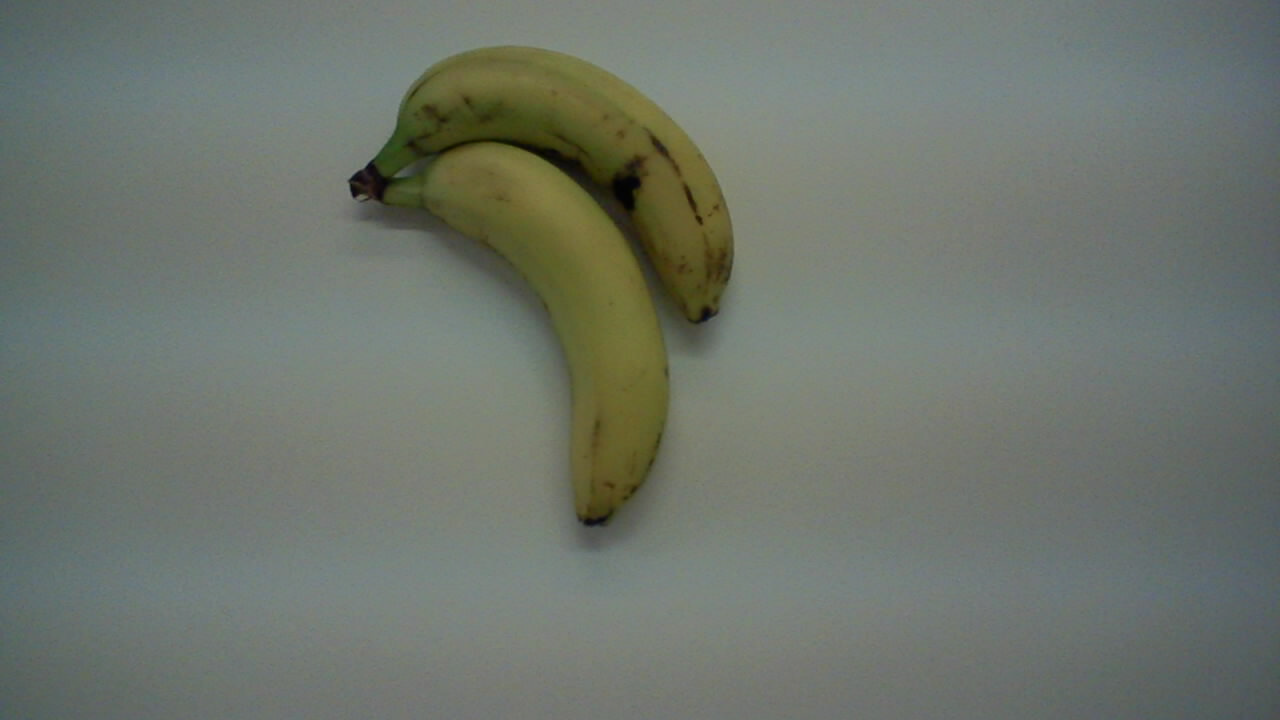
#> input picture test1.jpg, 1280 x 720 px
$ python -i KMeans_Watershed_3.py   (imports and definitions only)   (older library calls are emulated)
#> lines starting #> are read from the running program, lines starting #| are printed output that depends on the picture; after the words box and inside, x2 and y2 are one past the last pixel; in counts of white or black regions, pixels touching at a corner belong together
import numpy as np
import cv2
from sklearn.cluster import KMeans
from skimage.feature import peak_local_max
from skimage.morphology import watershed
from scipy import ndimage
'''
def mkdir(path):
    # delete space
    path=path.strip()
    # delete possible "\\" symbols
    path=path.rstrip("\\")

    isExists=os.path.exists(path)
    if not isExists:
        print(path+' successfully made.')
        os.makedirs(path)
        return True
    else:
        print(path+' already exists.')
        return False

# construct the argument parse and parse the arguments
ap = argparse.ArgumentParser()
ap.add_argument("-i", "--image", required=True,
    help="path to input image")
args = vars(ap.parse_args())
'''

def main(path):
    # load the image and perform pyramid mean shift filtering
    # to aid the thresholding step
    #print(path)
#> called with path = 'test1.jpg'
    inputImage = cv2.imread(path)
#> inputImage is the input picture: shape (720, 1280, 3); mean B, G, R 108.4, 117.2, 110.4
    reduced_inputImage = cv2.resize(inputImage, (0,0), fx=0.4, fy=0.4, interpolation=cv2.INTER_AREA)
    shifted = cv2.pyrMeanShiftFiltering(reduced_inputImage, 20, 50)
    #cv2.imshow('test',shifted)
    m, n = shifted.shape[:2]
#> m = 288; n = 512
    #shifted = inputImage.copy()
    #cv2.imshow("MS",shifted)


    data = []
    for i in range(m):
            for j in range(n):
                x,y,z = shifted[i,j]
                data.append([x/256.0,y/256.0,z/256.0])
#> after the loop, data = 147456 items


    label = KMeans(n_clusters=2).fit_predict(data)
    label = label.reshape([m,n])
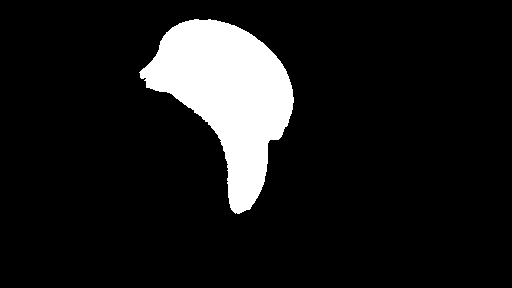
#> label: shape (288, 512) int32; values 0 (black) and 1 (white), 10.3% white; 1 white region, box (x1, y1, x2, y2) and area: (139, 19, 294, 214) 15235

    new_pic = np.zeros(( n, m), dtype=np.uint8)
    for i in range(n):
        for j in range(m):
            new_pic[i][j]= 255 if label[j][i] else 0 #rotation
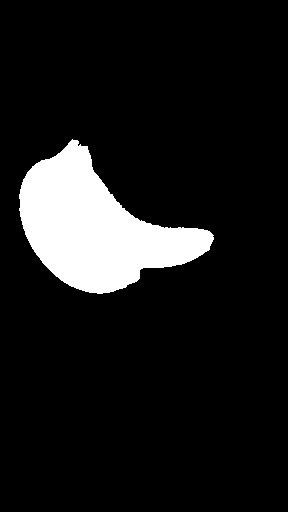
#> new_pic: shape (512, 288); 10.3% white; 1 white region, box (x1, y1, x2, y2) and area: (19, 139, 214, 294) 15235

    # [6 lines of commented-out code are left out]
    if new_pic[0, 0] == 255:
        for i in range(n):
            for j in range(m):
                new_pic[i, j] = 255 - new_pic[i, j]
    #cv2.imshow("tmp", new_pic)
    kernel = cv2.getStructuringElement(cv2.MORPH_RECT,(7, 7))
    #closed = cv2.morphologyEx(shifted_tmp, cv2.MORPH_CLOSE, kernel)
    #cv2.imshow("Close",closed);
    opened = cv2.morphologyEx(new_pic, cv2.MORPH_OPEN, kernel)
#> opened: shape (512, 288); 10.3% white; 1 white region, box (x1, y1, x2, y2) and area: (20, 140, 213, 293) 15200
    cv2.imshow("Open", opened);

    # sure background area
    sure_bg = cv2.dilate(opened, kernel, iterations=3)
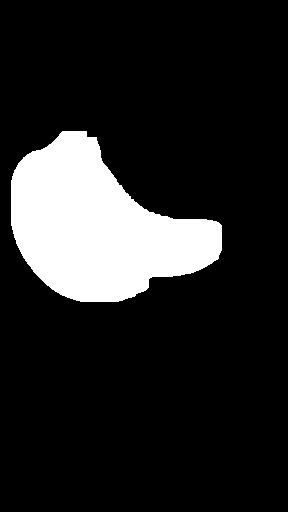
#> sure_bg: shape (512, 288); 14.8% white; 1 white region, box (x1, y1, x2, y2) and area: (11, 131, 222, 302) 21752
    # Finding sure foreground area
    dist_transform = cv2.distanceTransform(opened, cv2.DIST_L2, 5)
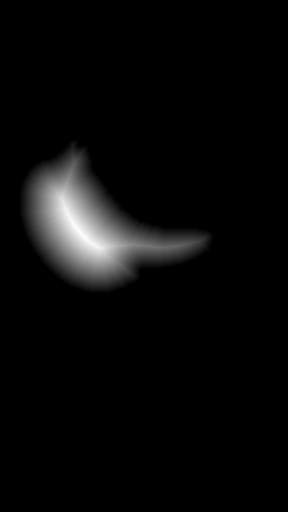
#> dist_transform: shape (512, 288) float32; min 0, max 48.16, mean 1.8; drawn with min black and max white
    ret, sure_fg = cv2.threshold(dist_transform, 0.7 * dist_transform.max(), 255, 0)
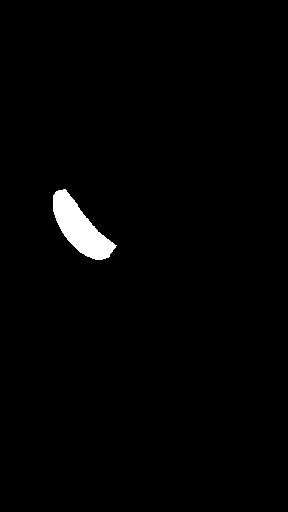
#> sure_fg: shape (512, 288) float32; 1.4% white; 1 white region, box (x1, y1, x2, y2) and area: (53, 189, 117, 260) 2104
#> ret = 33.71
    # Finding unknown region
    sure_fg = np.uint8(sure_fg)
    unknown = cv2.subtract(sure_bg, sure_fg)
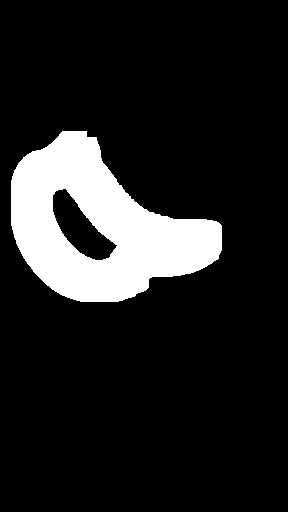
#> unknown: shape (512, 288); 13.3% white; 1 white region, box (x1, y1, x2, y2) and area: (11, 131, 222, 302) 19648

    # Marker labelling
    ret, markers = cv2.connectedComponents(sure_fg)
#> ret = 2
    # Add one to all labels so that sure background is not 0, but 1
    markers = markers + 1
    # Now, mark the region of unknown with zero
    markers[unknown == 255] = 0
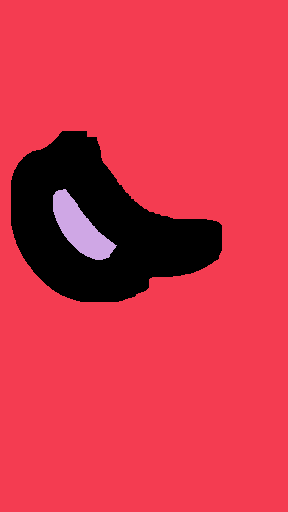
#> markers: shape (512, 288) int32; 3 distinct labels, from 0 to 2; one colour per label, 0 black


    k = 0
    sub_images = []
    for label in markers:
        # if the label is zero, we are examining the 'background'
        # so simply ignore it
        if label == 0:
            continue

        # otherwise, allocate memory for the label region and draw
        # it on the mask
        mask = np.zeros(new_pic.shape, dtype="uint8")
        mask[markers == label] = 255

        # detect contours in the mask and grab the largest one
        cnts = cv2.findContours(mask.copy(), cv2.RETR_EXTERNAL,
            cv2.CHAIN_APPROX_SIMPLE)[-2]
        c = max(cnts, key=cv2.contourArea)

        # draw a circle enclosing the object
        ((x, y), r) = cv2.minEnclosingCircle(c)
        if r < 20:
            continue
        #cv2.circle(tmp, (int(x), int(y)), int(r), (0, 255, 0), 2)

        #cv2.putText(tmp, "#{}".format(k+1), (int(x) - 10, int(y)),
        #	cv2.FONT_HERSHEY_SIMPLEX, 0.6, (0, 0, 255), 2)


        y1 = int(x) - int(r)
        y2 = int(x) + int(r)
        x1 = int(y) - int(r)
        x2 = int(y) + int(r)
        index = [x1,x2,y1,y2]
        for i in range(4):
            if index[i] < 0:
                index[i] = 0
        print(index)
        sub_image = reduced_inputImage[index[2]:index[3],index[0]:index[1]]
        sub_image = cv2.resize(sub_image, dsize=(200,200))
        sub_images.append(sub_image)
        k = k + 1
#> this loop made 1 pass
#> after the loop, k = 0; sub_images = []

    print("[INFO] {} unique segments found".format(k))
    # show the output image
#	cv2.imshow("Output", tmp)
#	cv2.waitKey(0)

    return sub_images, k

#> (the run stopped early here; a loop or call above may not have finished)
